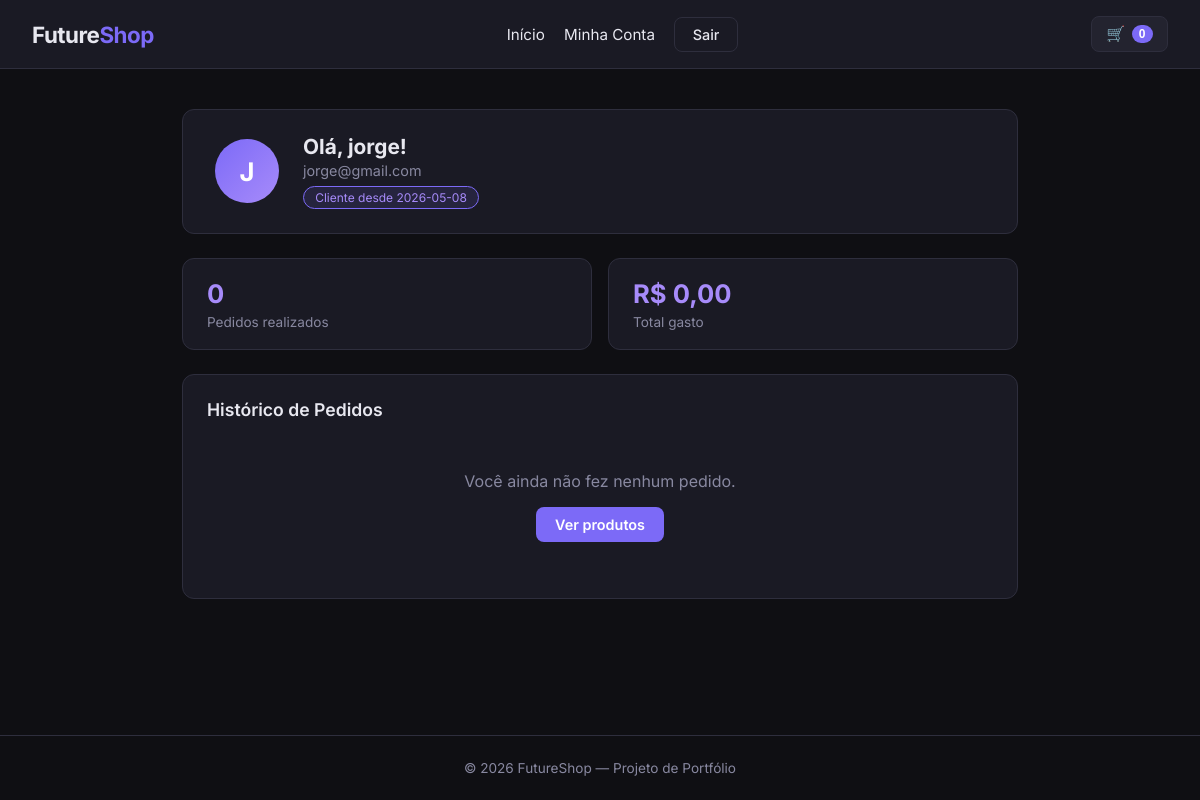
/dashboard (signed in), run on the app's committed database.
### tables this page shows
CREATE TABLE usuarios (
                id INTEGER PRIMARY KEY AUTOINCREMENT,
                nome TEXT NOT NULL,
                email TEXT UNIQUE NOT NULL,
                senha TEXT NOT NULL,
                data_criacao TEXT DEFAULT CURRENT_TIMESTAMP
            );

### app.py (the view)
@app.route('/dashboard')
def dashboard():
    if not usuario_logado():
        flash('Faça login para acessar sua conta.', 'error')
        return redirect(url_for('login'))
    with get_db() as conn:
        pedidos = conn.execute('''
            SELECT pedidos.*, produtos.nome AS prod_nome, produtos.preco,
                   produtos.imagem
            FROM pedidos
            JOIN produtos ON pedidos.produto_id = produtos.id
            WHERE pedidos.usuario_id = ?
            ORDER BY pedidos.data DESC
        ''', (session['usuario_id'],)).fetchall()
    return render_template('dashboard.html',
                           usuario=get_usuario(),
                           pedidos=pedidos)

### app.py (called while the page is built)
def get_db():
    conn = sqlite3.connect(DB)
    conn.row_factory = sqlite3.Row  # permite acessar colunas pelo nome
    return conn

def usuario_logado():
    return session.get('usuario_id') is not None

def get_usuario():
    if not usuario_logado():
        return None
    with get_db() as conn:
        return conn.execute('SELECT * FROM usuarios WHERE id = ?', (session['usuario_id'],)).fetchone()

### templates/dashboard.html (shortened to what this page needs)
{% extends 'base.html' %}
{% block content %}
<section class="dashboard">
  <div class="dash-header">
    <div class="dash-avatar">{{ usuario['nome'][0].upper() }}</div>
    <div>
      <h2>Olá, {{ usuario['nome'].split()[0] }}!</h2>
      <p>{{ usuario['email'] }}</p>
      <span class="badge">Cliente desde {{ usuario['data_criacao'][:10] }}</span>
    </div>
  </div>
  <div class="dash-stats">
    <div class="stat-card">
      <span class="stat-num">{{ pedidos|length }}</span>
      <span class="stat-label">Pedidos realizados</span>
    </div>
    <div class="stat-card">
      <span class="stat-num">
        R$ {{ "%.2f"|format(pedidos|sum(attribute='preco')) if pedidos else '0,00' }}
      </span>
      <span class="stat-label">Total gasto</span>
    </div>
  </div>
  <div class="dash-section">
    <h3>Histórico de Pedidos</h3>
    {% if pedidos %}
      <table class="pedidos-table">
        <thead>
          <tr>
            <th>#</th>
            <th>Produto</th>
            <th>Qtd</th>
            <th>Valor unit.</th>
            <th>Subtotal</th>
            <th>Data</th>
          </tr>
        </thead>
        <tbody>
          {% for p in pedidos %}
          <tr>
            <td>{{ p['id'] }}</td>
            <td>{{ p['prod_nome'] }}</td>
            <td>{{ p['quantidade'] }}</td>
            <td>R$ {{ "%.2f"|format(p['preco']) }}</td>
            <td>R$ {{ "%.2f"|format(p['preco'] * p['quantidade']) }}</td>
            <td>{{ p['data'][:10] }}</td>
          </tr>
          {% endfor %}
        </tbody>
      </table>
    {% else %}
      <div class="empty-state">
        <p>Você ainda não fez nenhum pedido.</p>
        <a href="{{ url_for('index') }}" class="btn-primary">Ver produtos</a>
      </div>
    {% endif %}
  </div>
</section>
{% endblock %}

### static/css/style.css (style rules this page uses)
:root { --bg: #0f0f13; --bg2: #1a1a24; --bg3: #23232f; --border: #2e2e3d; --accent: #7c6af7; --accent2: #a78bfa; --text: #e8e8f0; --muted: #8888a0; --success: #22c55e; --error: #ef4444; --info: #3b82f6; --radius: 12px; --shadow: 0 4px 24px rgba(0,0,0,.4); --trans: .2s ease; }
*, *::before, *::after { box-sizing: border-box; margin: 0; padding: 0; }
html { scroll-behavior: smooth; }
body { font-family: 'Inter', sans-serif; background: var(--bg); color: var(--text); min-height: 100vh; display: flex; flex-direction: column; }
a { color: inherit; text-decoration: none; }
.btn-primary { display: inline-block; background: var(--accent); color: #fff; padding: .55rem 1.2rem; border-radius: 8px; border: none; cursor: pointer; font-size: .9rem; font-weight: 600; transition: background var(--trans), transform var(--trans); }
.dashboard { max-width: 900px; margin: 0 auto; padding: 2.5rem 2rem 4rem; width: 100%; }
.dash-header { display: flex; align-items: center; gap: 1.5rem; background: var(--bg2); border: 1px solid var(--border); border-radius: var(--radius); padding: 1.5rem 2rem; margin-bottom: 1.5rem; }
.dash-avatar { width: 64px; height: 64px; border-radius: 50%; background: linear-gradient(135deg, var(--accent), var(--accent2)); display: flex; align-items: center; justify-content: center; font-size: 1.6rem; font-weight: 700; color: #fff; flex-shrink: 0; }
.dash-header h2 { font-size: 1.3rem; font-weight: 700; margin-bottom: .2rem; }
.dash-header p { color: var(--muted); font-size: .9rem; }
.badge { display: inline-block; font-size: .75rem; padding: .2rem .7rem; border-radius: 99px; background: #7c6af720; border: 1px solid var(--accent); color: var(--accent2); margin-top: .4rem; }
.dash-stats { display: grid; grid-template-columns: 1fr 1fr; gap: 1rem; margin-bottom: 1.5rem; }
.stat-card { background: var(--bg2); border: 1px solid var(--border); border-radius: var(--radius); padding: 1.2rem 1.5rem; display: flex; flex-direction: column; gap: .3rem; }
.stat-num { font-size: 1.6rem; font-weight: 700; color: var(--accent2); }
.stat-label { font-size: .85rem; color: var(--muted); }
.dash-section { background: var(--bg2); border: 1px solid var(--border); border-radius: var(--radius); padding: 1.5rem; }
.dash-section h3 { font-size: 1.1rem; font-weight: 600; margin-bottom: 1.2rem; }
.empty-state { text-align: center; padding: 2rem; color: var(--muted); display: flex; flex-direction: column; align-items: center; gap: 1rem; }

### data on the page
usuarios: nome "J", nome "jorge", email "jorge@gmail.com", data_criacao "2026-05-08"

### other printed values
{{ pedidos|length }} "0"
{{ "%.2f"|format(pedidos|sum(attribute='preco')) if pedidos else '0,00' }} "0,00"
